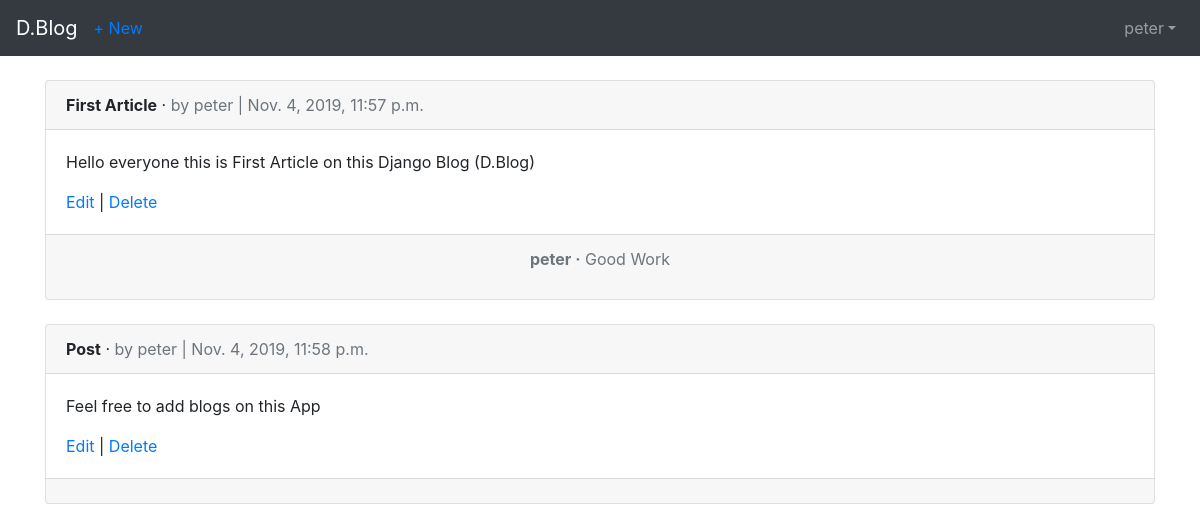
The page /articles/ (signed in) on the database its author committed.
### users/models.py (models this page shows)
class CustomUser(AbstractUser):
    age= models.PositiveIntegerField(null=True, blank=True)

### articles/models.py (models this page shows, shortened)
class Article(models.Model):
    title=models.CharField(max_length= 255)
    body=models.TextField()
    date=models.DateTimeField(auto_now_add=True)
    author=models.ForeignKey(
        get_user_model(),
        on_delete=models.CASCADE,
        )
    class Meta:
        permissions=(('can_add_article','add article'),)

class Comment(models.Model):
    article=models.ForeignKey(
        Article,
        on_delete=models.CASCADE,
        related_name='comments',
        )
    comment=models.CharField(max_length=60)
    author=models.ForeignKey(
        get_user_model(),
        on_delete=models.CASCADE,
        )
    def __str__(self):
        return self.comment

### articles/views.py (the view)
# urls.py: path('',ArticleListView.as_view(),name= 'article_list'),
class ArticleListView(LoginRequiredMixin,ListView):
    model= Article
    template_name= 'article_list.html'
    login_url= 'login'

### templates/article_list.html (shortened to what this page needs)
{% extends 'base.html' %}
{% block content %}
{% for article in object_list %}
<div class="card">
<div class="card-header">
<span class="font-weight-bold">{{ article.title }}</span> &middot;
<span class="text-muted">by {{ article.author }} |
{{ article.date }}</span>
</div>
<div class="card-body">
<p>{{ article.body }}</p>
<a href="{% url 'article_update' article.pk %}">Edit</a> | <a href="{% url 'article_delete' article.pk %}">Delete</a>
</div>
<div class="card-footer text-center text-muted">
    {%for comment in article.comments.all %}
    <p>
        <span class="font-weight-bold">{{ comment.author }} &middot;</span>
        {{ comment }}
    </p>
    {% endfor %}
</div>
</div>
<br />
{% endfor %}
{% endblock content %}

### templates/base.html (shortened to what this page needs)
<!doctype html>
<html lang="en">
<head>
    <link rel="stylesheet" href="https://stackpath.bootstrapcdn.com/bootstrap/4.1.3/css/\bootstrap.min.css">
</head>
<body>
    <nav class="navbar navbar-expand-md navbar-dark bg-dark mb-4">
        <a class="navbar-brand" href="{% url 'home' %}">D.Blog</a>
            <div class="collapse navbar-collapse" id="navbarCollapse">
                {% if user.is_authenticated %}
                <a class="nav-item" href="{% url 'article_create' %}">+ New</a>
                <ul class="navbar-nav ml-auto">
                    <li class="nav-item"><a class="nav-link dropdown-toggle" href="#" id="userMenu" data-toggle="dropdown" aria-haspopup="true" aria-expanded="false">{{ user.username }}</a>
                    </li>
                </ul>
                {% else %}
                <form class="form-inline ml-auto">
                    <a href="{% url 'login' %}" class="btn btn-outline-secondary">Log In</a>
                    <a href="{% url 'signup' %}" class="btn btn-primary ml-2">Sign up</a>
                </form>
                {% endif %}
            </div>
    </nav>
    <div class="container">
        {% block content %}
        {% endblock content %}
    </div>
</body>
</html>

### rows shown on the page
CustomUser: username "peter"
Article: title "First Article", author "peter", date "Nov. 4, 2019, 11:57 p.m.", body "Hello everyone this is First Article on this Django Blog (D.Blog)"
Comment: author "peter", comment "Good Work"
Article: title "Post", author "peter", date "Nov. 4, 2019, 11:58 p.m.", body "Feel free to add blogs on this App"
